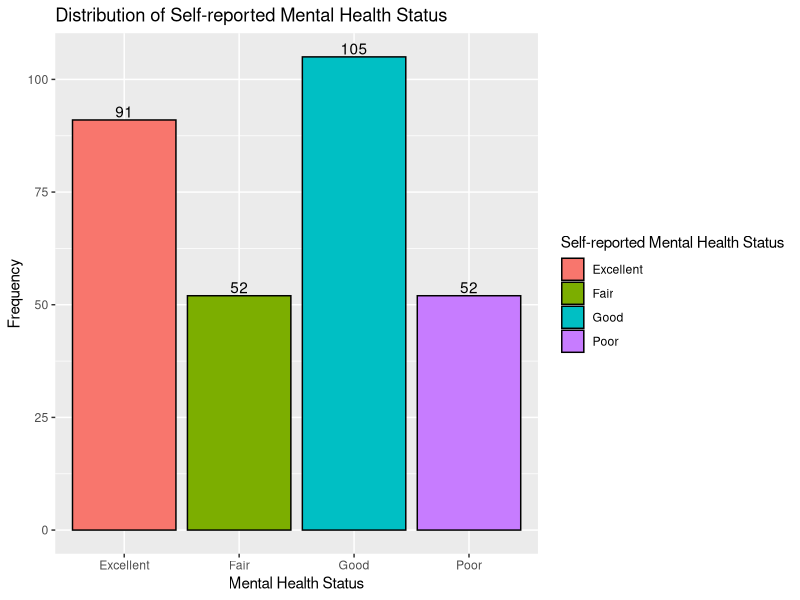

Write the R code that produced this figure.
# Plot for Self-Reported Mental Health Status

library(tidyverse)
library(ggplot2)

df <- read_csv("Digital Behavior and Mental Health Survey 2022.csv")

ggplot(df, aes(x = `Self-reported Mental Health Status`, fill = `Self-reported Mental Health Status`)) +
  geom_bar(color = "black") +
  geom_text(stat = "count", aes(label = stat(count)), vjust = -0.2, color = "black") +
  labs(title = "Distribution of Self-reported Mental Health Status") +
  xlab("Mental Health Status") +
  ylab("Frequency")


